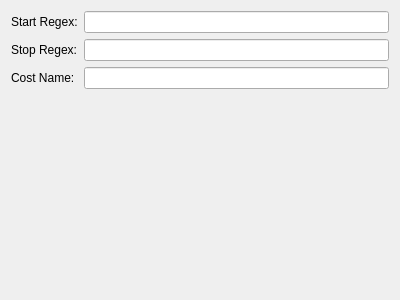
<?xml version="1.0" encoding="UTF-8"?>
<ui version="4.0">
 <class>TracepointsTimeMeasurementsPage</class>
 <widget class="QWidget" name="TracepointsTimeMeasurementsPage">
  <property name="geometry">
   <rect>
    <x>0</x>
    <y>0</y>
    <width>400</width>
    <height>300</height>
   </rect>
  </property>
  <property name="windowTitle">
   <string>Form</string>
  </property>
  <layout class="QFormLayout" name="layout">
   <item row="0" column="0">
    <widget class="QLabel" name="label">
     <property name="text">
      <string>Start Regex:</string>
     </property>
    </widget>
   </item>
   <item row="1" column="0">
    <widget class="QLabel" name="label_2">
     <property name="text">
      <string>Stop Regex:</string>
     </property>
    </widget>
   </item>
   <item row="2" column="0">
    <widget class="QLabel" name="label_3">
     <property name="text">
      <string>Cost Name:</string>
     </property>
    </widget>
   </item>
   <item row="0" column="1">
    <widget class="QLineEdit" name="startRegexEdit"/>
   </item>
   <item row="1" column="1">
    <widget class="QLineEdit" name="endRegexEdit"/>
   </item>
   <item row="2" column="1">
    <widget class="QLineEdit" name="costNameEdit"/>
   </item>
  </layout>
 </widget>
 <resources/>
 <connections/>
</ui>
